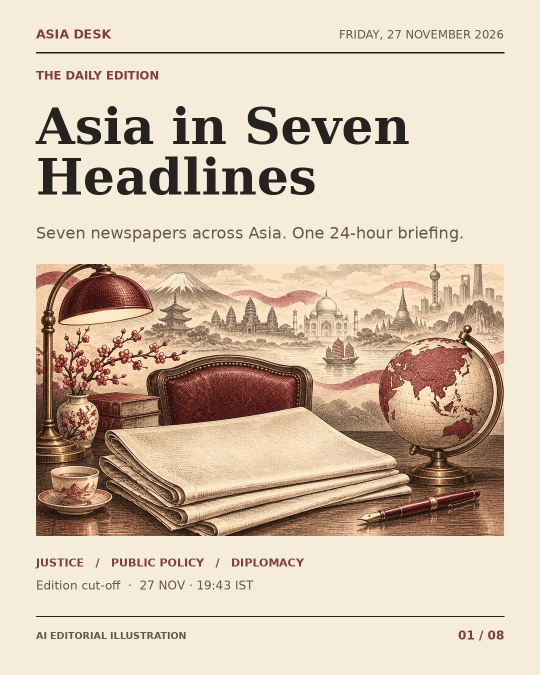
#> input picture asia-desk/editions/2026-11-27/slides/01.jpg, 1080 x 1350 px, given in place of 00.png, which was not available (shown at 1/2 size)
$ python build.py
#> lines starting #> are read from the running program, lines starting #| are printed output that depends on the picture
### asia-desk/editions/2026-11-27/render.py
import json
from pathlib import Path
import sys

from PIL import Image, ImageDraw, ImageFont, ImageOps

ROOT = Path(__file__).resolve().parent
SERIF = "/usr/share/fonts/truetype/dejavu/DejaVuSerif-Bold.ttf"
SANS = "/usr/share/fonts/truetype/dejavu/DejaVuSans.ttf"
BOLD = "/usr/share/fonts/truetype/dejavu/DejaVuSans-Bold.ttf"
PAPER, INK, MUTED, RED = "#f5ecd9", "#25221f", "#655749", "#843c3c"
W, H = 1080, 1350
LEFT, RIGHT = 72, 1008

def font(path, size):
    return ImageFont.truetype(path, size)

def wrap(draw, value, face, width):
    lines = [""]
    for word in value.split():
        test = f"{lines[-1]} {word}".strip()
        if lines[-1] and draw.textlength(test, font=face) > width:
            lines.append(word)
        else:
            lines[-1] = test
    return "\n".join(lines)

def draw_block(draw, value, y, face, color, spacing=7):
    text = wrap(draw, value, face, RIGHT - LEFT)
    draw.multiline_text((LEFT, y), text, font=face, fill=color, spacing=spacing)
    return draw.multiline_textbbox((LEFT, y), text, font=face, spacing=spacing)[3]

def art_crop(img, col, row):
    w, h = img.size
    return img.crop((col*w//2+3, row*h//4+3, (col+1)*w//2-3, (row+1)*h//4-3))

def frame(data, index, art, story=None):
    page = Image.new("RGB", (W,H), PAPER)
    d = ImageDraw.Draw(page)
    def rule(y, width=2, fill=INK):
        d.line((LEFT,y,RIGHT,y), fill=fill, width=width)
    d.text((LEFT,53),"ASIA DESK",font=font(BOLD,25),fill=RED)
    d.text((RIGHT,55),data["edition"].upper(),font=font(SANS,23),fill=MUTED,anchor="ra")
    rule(105,3)
    if story is None:
        d.text((LEFT,137),"THE DAILY EDITION",font=font(BOLD,23),fill=RED)
        draw_block(d,"Asia in Seven Headlines",194,font(SERIF,100),INK)
        draw_block(d,"Seven newspapers across Asia. One 24-hour briefing.",447,font(SANS,32),MUTED)
        top,bottom = 528,1072
        d.text((LEFT,1112),"JUSTICE   /   PUBLIC POLICY   /   DIPLOMACY",font=font(BOLD,22),fill=RED)
        d.text((LEFT,1156),"Edition cut-off  ·  "+data["cutoff"],font=font(SANS,24),fill=MUTED)
    else:
        d.text((LEFT,140),story["desk"]+"   /   "+story["label"],font=font(BOLD,24),fill=RED)
        for size in (72,68,64,60):
            heading = font(SERIF,size)
            wrapped = wrap(d,story["headline"],heading,RIGHT-LEFT)
            if wrapped.count("\n") < 3:
                break
        end = draw_block(d,story["headline"],191,heading,INK,8)
        end = draw_block(d,story["deck"],end+31,font(SANS,32),MUTED,9)
        top,bottom = max(486,end+29),1098
        d.text((LEFT,1135),story["source"],font=font(BOLD,27),fill=INK)
        d.text((LEFT,1180),story["time"],font=font(SANS,22),fill=MUTED)
    assert bottom-top >= 385
    page.paste(ImageOps.fit(art,(RIGHT-LEFT,bottom-top),method=Image.Resampling.LANCZOS),(LEFT,top))
    rule(1232,2)
    d.text((LEFT,1260),"AI EDITORIAL ILLUSTRATION",font=font(BOLD,19),fill=MUTED)
    d.text((RIGHT,1256),f"{index:02d} / 08",font=font(BOLD,24),fill=RED,anchor="ra")
    return page

# [12 lines left out: function render, not called in this run]

# [2 lines that do not run on import are left out]

### asia-desk/editions/2026-11-27/build.py
import json
from datetime import datetime,timedelta
from pathlib import Path
from PIL import Image
from render import frame
ROOT=Path(__file__).resolve().parent
stories=[
dict(desk='JAPAN',source='The Japan Times',label='PARLIAMENT',headline='Upper House rejects Seki censure',deck='The nonbinding motion failed by 124 votes to 120 on Friday.',url='https://www.japantimes.co.jp/news/2026/11/27/japan/politics/censure-motion-voted-down/',time='27 Nov · Date only · JST',published='2026-11-27',updated=None,timezone='Asia/Tokyo',precision='date',listing='https://www.japantimes.co.jp/latest-news/1/',position=1),
dict(desk='SOUTH KOREA',source='The Korea Herald',label='REPATRIATION',headline='Six rescued North Korean fishers return home',deck='South Korea repatriated six crew members Friday. A seventh requested protection and remained, the Unification Ministry said.',url='https://www.koreaherald.com/article/10951950',time='27 Nov · 14:59 KST · Published',published='2026-11-27T14:59:09+09:00',updated=None,timezone='Asia/Seoul',precision='second',listing='https://www.koreaherald.com/',position=1),
dict(desk='HONG KONG',source='South China Morning Post',label='JUSTICE',headline='Top court overturns flag convictions',deck='Hong Kong’s Court of Final Appeal quashed an autistic man’s three convictions Friday, finding insufficient evidence to pursue the prosecution.',url='https://www.scmp.com/news/hong-kong/law-and-crime/article/3376017/hong-kongs-top-court-quashes-flag-desecration-conviction-autistic-man',time='27 Nov · 17:38 HKT · Updated',published='2026-11-27T15:30:00+08:00',updated='2026-11-27T17:38:00+08:00',timezone='Asia/Hong_Kong',precision='minute',listing='https://www.scmp.com/news/hong-kong',position=1),
dict(desk='SINGAPORE',source='The Straits Times',label='AI ECONOMY',headline='Nageswaran warns of AI-heavy growth risks',deck='India’s chief economic adviser raised concentration concerns at Singapore’s Asia Future Summit.',url='https://www.straitstimes.com/business/global-economy-risks-hangover-as-growth-over-reliant-on-ai-boom-india-chief-economic-adviser',time='27 Nov · 22:07 SGT · Updated',published='2026-11-27T17:36:00+08:00',updated='2026-11-27T22:07:00+08:00',timezone='Asia/Singapore',precision='minute',listing='https://www.straitstimes.com/global',position=3),
dict(desk='INDIA',source='The Indian Express',label='LEGISLATION',headline='Cabinet clears revised women’s reservation proposal',deck='Sources say the Bill pairs women’s reservation with a proposed 50% Lok Sabha seat increase across states. Parliamentary passage is still required.',url='https://indianexpress.com/article/india/women-reservation-delimitation-gets-cabinet-approval-10980995/',time='27 Nov · 17:41 IST · Updated',published=None,updated='2026-11-27T17:41:00+05:30',timezone='Asia/Kolkata',precision='minute',listing='https://indianexpress.com/',position=2),
dict(desk='INDONESIA',source='The Jakarta Post',label='TEACHER PAY',headline='Prabowo promises teacher pay rise without timetable',deck='At Thursday’s Teachers’ Day event, the president said salaries would rise when conditions allowed. He gave no date and linked increases to stronger state finances.',url='https://www.thejakartapost.com/indonesia/2026/11/27/teachers-to-get-pay-rise-when-the-time-comes-prabowo-says',time='27 Nov · 09:57 WIB · Published',published='2026-11-27T09:57:23+07:00',updated=None,timezone='Asia/Jakarta',precision='second',listing='https://www.thejakartapost.com/indonesia/',position=2),
dict(desk='PAKISTAN',source='Dawn',label='DIPLOMACY',headline='Makkah alliance talks begin in Islamabad',deck='The three partners’ expected agenda includes the Yemen conflict.',url='https://www.dawn.com/news/2047415/makkah-defence-alliance-meeting-in-islamabad-begins-with-yemen-conflict-also-on-agenda',time='27 Nov · 17:13 PKT · Updated',published='2026-11-27',updated='2026-11-27T17:13:00+05:00',timezone='Asia/Karachi',precision='minute',listing='https://www.dawn.com/',position=1),
]
for s in stories:
 s['verified']=True
 s['published_precision']='date' if s['published'] and len(s['published'])==10 else ('not_exposed' if s['published'] is None else s['precision'])
 s['updated_precision']=s['precision'] if s['updated'] else 'not_exposed'
 s['verification_note']='Original publisher URL and prominent listing checked. Missing separate timestamps remain null; local time zone and timestamp precision preserved.'
for i in (0,2,5):stories[i]['verification_note']+=' Direct access restricted; original publisher content and timestamp verified through indexed publisher pages.'
stories[0]['verification_note']+=' Date-only publication; no clock time asserted.'
stories[2]['verification_note']+=' Latest observed indexed update 17:38 HKT; earlier indexed versions exposed earlier updates.'
stories[3]['verification_note']+=' Attributed risk warning, not a prediction stated as fact. Front page changed after initial selection; story occupied third prominent slot at initial review.'
stories[4]['verification_note']+=' Only updated time exposed. Cabinet approval reported by sources is not parliamentary enactment. 50% refers to proposed seat expansion, not the women’s quota.'
stories[5]['verification_note']+=' Friday publication reports Thursday remarks; no pay rise date or enacted increase asserted.'
stories[6]['verification_note']+=' Publication date only; exact update exposed. Meeting beginning is a new development after prior edition’s planned meeting; no outcome asserted.'
data=dict(id='ASIA-20261127',date='2026-11-27',edition='Friday, 27 November 2026',cutoff='27 NOV · 19:43 IST',window_start='2026-11-26T19:43:00+05:30',window_end='2026-11-27T19:43:00+05:30',release_tag='asia-desk-2026-11-27',stories=stories,selection_note='Up to first three prominent stories per publisher reviewed. Seven distinct events; no shared wire event selected twice. Freshness uses published or updated timestamps; date-only publication cannot establish an exact age. Today’s date and current event relevance support the Japan selection. Indexed publisher content used where direct access was restricted.')
data['reviewed_candidates']={'The Japan Times':['Censure','Schools','Tariffs'],'The Korea Herald':['Repatriation','Myeongdong retail','Exam cheating'],'South China Morning Post':['Court ruling','Huawei weekly','Ferry crash'],'The Straits Times':['ASEAN','Trade leverage','AI'],'The Indian Express':['Delimitation history','Cabinet Bill','Pawar opposition'],'The Jakarta Post':['Police chief remarks','Teacher pay','Philippines scam arrests'],'Dawn':['Makkah','Jazan','Karachi']}
data['rejected_stale_candidate']={'source':'The Jakarta Post','url':'https://www.thejakartapost.com/indonesia/2026/11/27/141-indonesians-arrested-in-philippines-over-alleged-online-scam-operations','published':'2026-11-26T17:03:11+07:00','reason':'Outside preceding 24 hours despite a November 27 path/header; no newer update verified.'}
cutoff=datetime.fromisoformat(data['window_end'])
for s in stories:
 stamp=s['updated'] or s['published']
 if stamp and 'T' in stamp: assert cutoff-timedelta(hours=24)<=datetime.fromisoformat(stamp)<=cutoff,(s['source'],stamp)
(ROOT/'edition.json').write_text(json.dumps(data,indent=2,ensure_ascii=False))
out=ROOT/'slides';out.mkdir(exist_ok=True)
for i,s in enumerate([None]+stories):
 art=Image.open(ROOT/f'art/{i:02d}.png').convert('RGB')
#> art is the input picture: PIL image 1080x1350 RGB; mean R, G, B 213.5, 195.9, 175.3
 frame(data,i+1,art,s).save(out/f'{i+1:02d}.jpg',quality=87,optimize=True)
#> in frame, `page = Image.new("RGB", (W,H), PAPER)`:
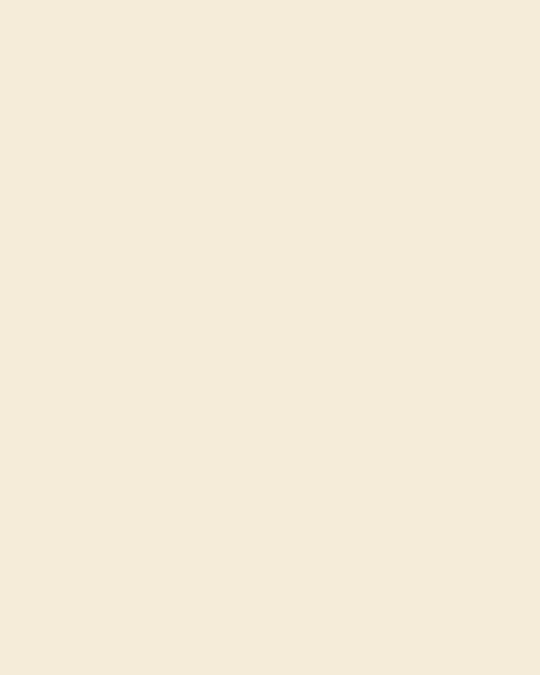
#> page: PIL image 1080x1350 RGB (shown at 1/2 size); mean R, G, B 245, 236, 217
#> in frame, `page.paste(ImageOps.fit(art,(RIGHT-LEFT,bottom-top),method=Image.Resam..`:
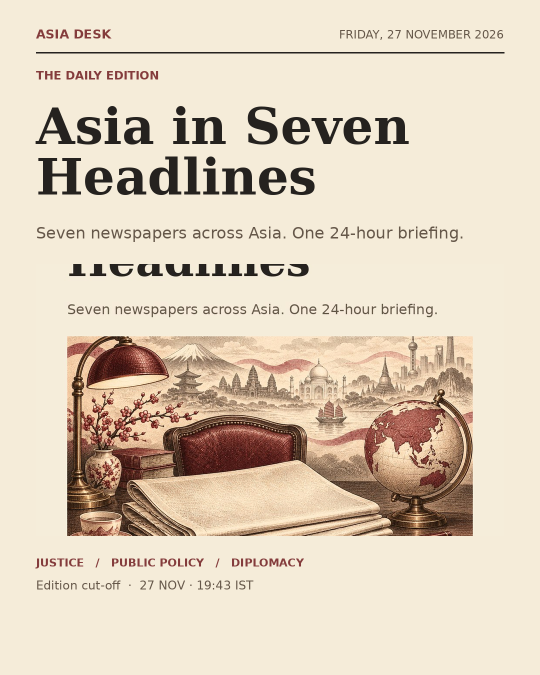
#> page: PIL image 1080x1350 RGB (shown at 1/2 size); mean R, G, B 222.6, 207.9, 188.2
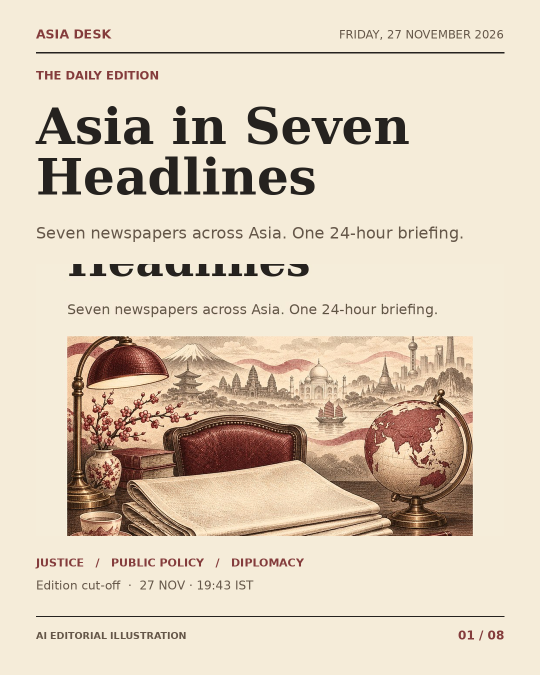
#> saved as 01.jpg: PIL image 1080x1350 RGB (shown at 1/2 size); mean R, G, B 222.1, 207.4, 187.7
#> (the run stopped early here; a loop or call above may not have finished)
